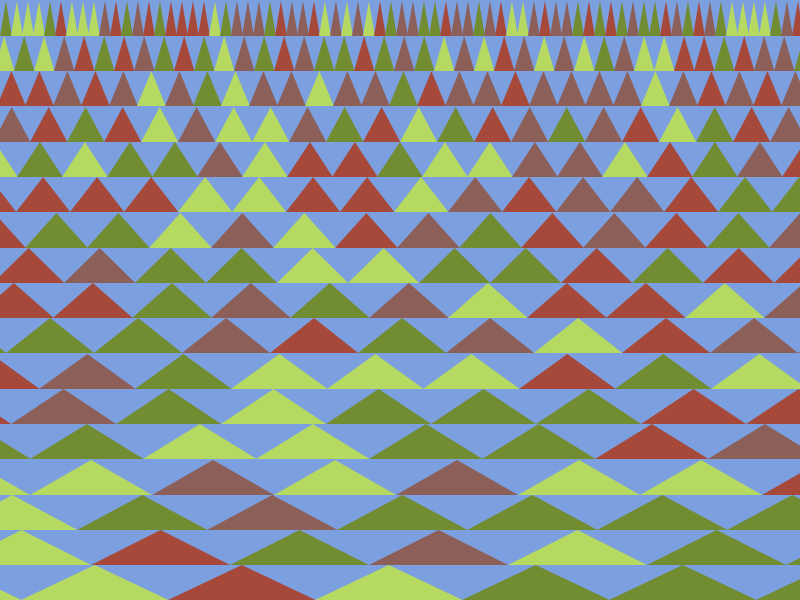
Frame 1 (no input)
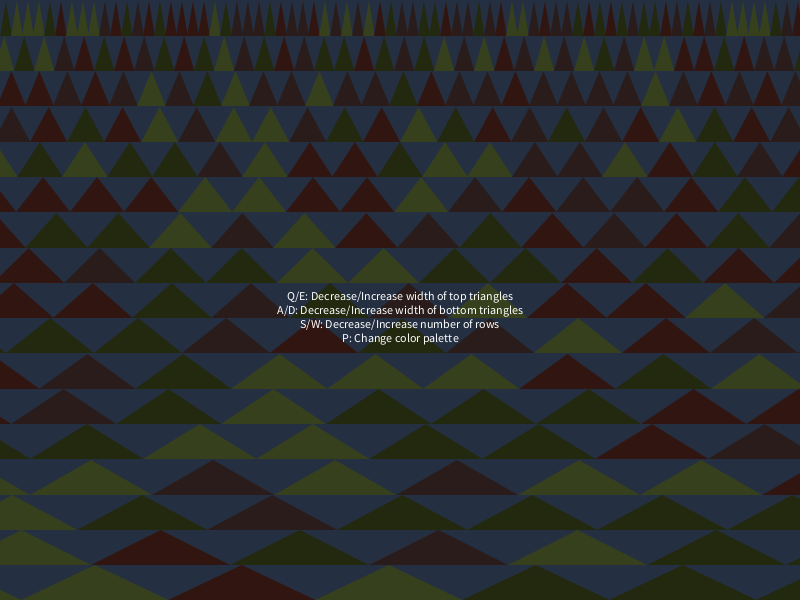
Frame 2 (the mouse pressed at the canvas centre, redrawn once)

The Processing sketch that drew these frames (run headless with seeded random() and noise(); the mouse was pressed at the canvas centre and the sketch redrawn once):

// Processing sketch: processing_110254
// ── processing_110254.pde

//=========================
// Amir Dekel
// http://amirdekel.me
// September 2013
//=========================

/* ---------------------------------------------
Based on a small assignment for Coursera's "Introduction to Computational Arts"
Simple rows of triangles with varying width. Try experimenting with the extreme!

Q/E: Decrease/Increase width of top triangles
A/D: Decrease/Increase width of bottom triangles
S/W: Decrease/Increase number of rows
P: Change color palette
-----------------------------------------------*/

// An array of palettes
color[][] palettes = {
  {#25873B, #4473AB, #43C2B5, #453496, #762E85},
  {#59391F, #995145, #FFE9D9, #74A682, #47CC47},
  {#FF5A2F, #D14A27, #B03E21, #662413, #301109},
  {#CC465E, #FF6D3F, #66544E, #88D27D, #99FF3F},
  {#8EBF56, #5F7F39, #BDFF73, #2F401D, #ABE567},
  {#7B9FDF, #728C31, #B6D962, #A6493A, #8C5F58},
  {#D68127, #8A4C0B, #FFA648, #0083B2, #73BCD6},
  {#EDD31F, #56E31E, #ED261F, #D68127, #B856E3}
};

boolean message = false;

int paletteNum;
color[] palette;      // The actual palette in use at each moment

float tHeight;        // The height of the triangles
float wDiff;          // The difference of width between rows
int rows;             // Number of rows
float baseWidth;      // Width of the triangles at the bottom
float topWidth;       // Width of the triangles at the top

void setup() {
  size(800, 600);
  smooth();
  noLoop();

  paletteNum = int(random(palettes.length));
  rows = int(random(10, 40));
  baseWidth = random(100, 150);
  topWidth = random(50);

  updateSizes();
}

void draw() {
  if (mousePressed) {
    fill(0, 180);
    rect(0, 0, width, height);
    fill(255);
    textAlign(CENTER);
    text("Q/E: Decrease/Increase width of top triangles\nA/D: Decrease/Increase width of bottom triangles\nS/W: Decrease/Increase number of rows\nP: Change color palette", width/2, height/2);
  }
  else {
    background(palette[0]);
    noStroke();
    for (int y = 0; y < rows; y++) {
      float tWidth = baseWidth - y * wDiff;    // The width of each triangle in the current row
      int noAlign = int(random(tWidth)) * -1;   // Randomizing the beginning of the row in order to avoid aligning on the left side
      for (int x = noAlign; x < width; x += tWidth) {
        color fillColor = int(random(1, palette.length));
        fill(palette[fillColor]);
        float ty = height - height*y/rows;  // Positioning the vertical location of the triangle's bottom left corner
        triangle(x, ty, x + tWidth, ty, x + tWidth/2, ty - tHeight);
      }
    }
  }
}

void updateSizes() {
  palette = palettes[paletteNum];
  tHeight = height / rows;
  if (rows == 1) {
    wDiff = 0;
  }
  else {
    wDiff = (baseWidth - topWidth) / (rows - 1);
  }
}

void mousePressed() {
  redraw();
}

void mouseReleased() {
  redraw();
}

void keyPressed() {
  boolean rdraw = true;
  switch(key) {
  case 'q':
  case 'Q':
    topWidth -= 3;
    if (topWidth < 1) {
      topWidth = 1;
      rdraw = false;
    }
    break;
  case 'e':
  case 'E':
    topWidth += 3;
    if (topWidth > width) {
      topWidth = width;
      rdraw = false;
    }
    break;
  case 'a':
  case 'A':
    baseWidth-=3;
    if (baseWidth < 1) {
      baseWidth = 1;
      rdraw = false;
    }
    break;
  case 'd':
  case 'D':
    baseWidth+=3;
    if (baseWidth > width) {
      baseWidth = width;
      rdraw = false;
    }
    break;
  case 'w':
  case 'W':
    rows++;
    if (rows > height) {
      rows = height;
      rdraw = false;
    }
    break;
  case 's':
  case 'S':
    rows--;
    if (rows == 0) {
      rows = 1;
      rdraw = false;
    }
    break;
  case 'p':
  case 'P':
    paletteNum += 1;
    if (paletteNum == palettes.length) {
      paletteNum = 0;
    }
    break;
  default:
    rdraw = false;
  }
  updateSizes();
  if (rdraw == true) {
    redraw();
  }
}
